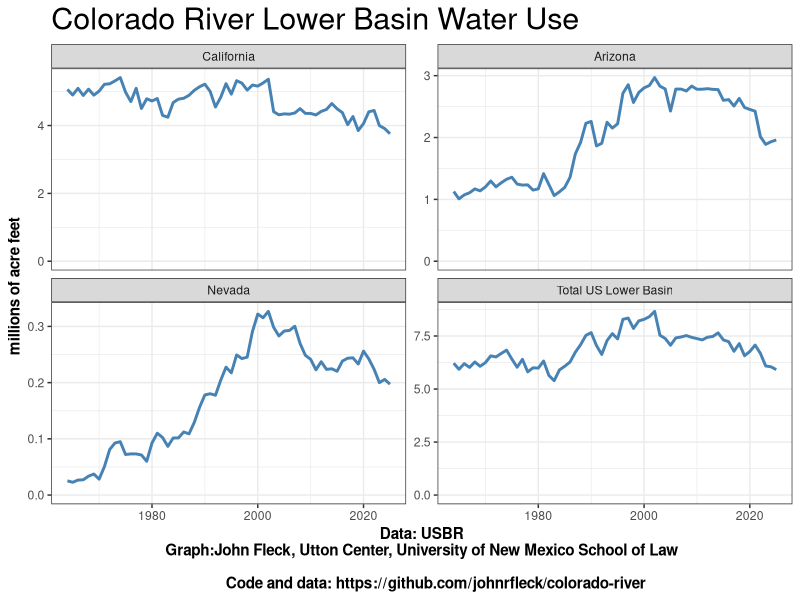

This chart was generated by the following R code:
# Graph of water use in the Lower Colorado River Basin
# Data from the US Bureau of Reclamation
# Compilation by John Fleck, Utton Center, University of New Mexico School of Law
library(ggplot2)
library(tidyverse)
library(readr)

lb <- read_csv("./data/lower-basin-use.csv", col_names=TRUE)

newdata <- lb %>%
  pivot_longer(cols = -Year, names_to = "State", values_to = "Use") %>%
  bind_rows(
    lb %>%
      pivot_longer(cols = -Year, names_to = "State", values_to = "Use") %>%
      group_by(Year) %>%
      summarize(Use = sum(Use), .groups = "drop") %>%
      mutate(State = "Total US Lower Basin")
  ) %>%
  mutate(State = factor(State, levels = c("California", "Arizona", "Nevada", "Total US Lower Basin")))

p <- ggplot(newdata, aes(x=Year, y=Use/1000000)) +
  theme_bw() +
  theme(plot.title = element_text(size = rel(2)),
        panel.background = element_rect(colour = NA),
        plot.background = element_rect(colour = NA),
        plot.subtitle = element_text(size = rel(1.5)),
        axis.title = element_text(face = "bold",size = rel(1))) +
  geom_line(linewidth=1, color="steelblue") +
  facet_wrap(~State, nrow = 2, scales = "free_y") +
  expand_limits(y = 0) +
  ylab("millions of acre feet") +
  xlab("Data: USBR\nGraph:John Fleck, Utton Center, University of New Mexico School of Law\n
       Code and data: https://github.com/johnrfleck/colorado-river") +
  ggtitle("Colorado River Lower Basin Water Use")

print(p)
